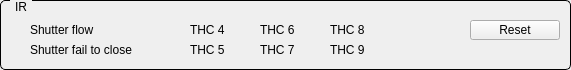
       <widget class="QGroupBox" name="titleGroupBox_11">
        <property name="geometry">
         <rect>
          <x>450</x>
          <y>60</y>
          <width>571</width>
          <height>70</height>
         </rect>
        </property>
        <property name="styleSheet">
         <string notr="true">QGroupBox {
    border: 1px solid black;
    border-radius: 5px;
    margin-top: 0.5em;
}

QGroupBox::title {
    subcontrol-origin: margin;
    left: 10px;
    padding: 0 3px 0 3px;
}</string>
        </property>
        <property name="title">
         <string>IR</string>
        </property>
        <widget class="QESimpleShape" name="qesimpleshape_19">
         <property name="geometry">
          <rect>
           <x>10</x>
           <y>20</y>
           <width>16</width>
           <height>20</height>
          </rect>
         </property>
         <property name="ledType">
          <enum>QSimpleShape::Error</enum>
         </property>
         <property name="colour0" stdset="0">
          <color>
           <red>60</red>
           <green>255</green>
           <blue>20</blue>
          </color>
         </property>
         <property name="colour2" stdset="0">
          <color>
           <red>240</red>
           <green>5</green>
           <blue>5</blue>
          </color>
         </property>
         <property name="variable" stdset="0">
          <string>D02C01-CO-FLS1:isInterlock</string>
         </property>
         <property name="variableSubstitutions" stdset="0">
          <string/>
         </property>
        </widget>
        <widget class="QLabel" name="label_21">
         <property name="geometry">
          <rect>
           <x>30</x>
           <y>20</y>
           <width>120</width>
           <height>20</height>
          </rect>
         </property>
         <property name="text">
          <string>Shutter flow</string>
         </property>
        </widget>
        <widget class="QESimpleShape" name="qesimpleshape_20">
         <property name="geometry">
          <rect>
           <x>10</x>
           <y>40</y>
           <width>16</width>
           <height>20</height>
          </rect>
         </property>
         <property name="ledType">
          <enum>QSimpleShape::Error</enum>
         </property>
         <property name="colour0" stdset="0">
          <color>
           <red>60</red>
           <green>255</green>
           <blue>20</blue>
          </color>
         </property>
         <property name="colour2" stdset="0">
          <color>
           <red>240</red>
           <green>5</green>
           <blue>5</blue>
          </color>
         </property>
         <property name="variable" stdset="0">
          <string>D02C01-VA-ABS:getFault</string>
         </property>
         <property name="variableSubstitutions" stdset="0">
          <string/>
         </property>
        </widget>
        <widget class="QLabel" name="label_23">
         <property name="geometry">
          <rect>
           <x>30</x>
           <y>40</y>
           <width>120</width>
           <height>20</height>
          </rect>
         </property>
         <property name="text">
          <string>Shutter fail to close</string>
         </property>
        </widget>
        <widget class="QLabel" name="label_22">
         <property name="geometry">
          <rect>
           <x>190</x>
           <y>20</y>
           <width>40</width>
           <height>20</height>
          </rect>
         </property>
         <property name="text">
          <string>THC 4</string>
         </property>
        </widget>
        <widget class="QLabel" name="label_24">
         <property name="geometry">
          <rect>
           <x>190</x>
           <y>40</y>
           <width>40</width>
           <height>20</height>
          </rect>
         </property>
         <property name="text">
          <string>THC 5</string>
         </property>
        </widget>
        <widget class="QESimpleShape" name="qesimpleshape_21">
         <property name="geometry">
          <rect>
           <x>170</x>
           <y>40</y>
           <width>16</width>
           <height>20</height>
          </rect>
         </property>
         <property name="ledType">
          <enum>QSimpleShape::Error</enum>
         </property>
         <property name="colour0" stdset="0">
          <color>
           <red>60</red>
           <green>255</green>
           <blue>20</blue>
          </color>
         </property>
         <property name="variable" stdset="0">
          <string>D02C01-OP-MIR1-THC5:isTemperatureInterlock</string>
         </property>
         <property name="variableSubstitutions" stdset="0">
          <string/>
         </property>
        </widget>
        <widget class="QESimpleShape" name="qesimpleshape_22">
         <property name="geometry">
          <rect>
           <x>170</x>
           <y>20</y>
           <width>16</width>
           <height>20</height>
          </rect>
         </property>
         <property name="ledType">
          <enum>QSimpleShape::Error</enum>
         </property>
         <property name="colour0" stdset="0">
          <color>
           <red>60</red>
           <green>255</green>
           <blue>20</blue>
          </color>
         </property>
         <property name="variable" stdset="0">
          <string>D02C01-OP-MIR1-THC4:isTemperatureInterlock</string>
         </property>
         <property name="variableSubstitutions" stdset="0">
          <string/>
         </property>
        </widget>
        <widget class="QLabel" name="label_25">
         <property name="geometry">
          <rect>
           <x>260</x>
           <y>40</y>
           <width>50</width>
           <height>20</height>
          </rect>
         </property>
         <property name="text">
          <string>THC 7</string>
         </property>
        </widget>
        <widget class="QESimpleShape" name="qesimpleshape_23">
         <property name="geometry">
          <rect>
           <x>240</x>
           <y>40</y>
           <width>16</width>
           <height>20</height>
          </rect>
         </property>
         <property name="ledType">
          <enum>QSimpleShape::Error</enum>
         </property>
         <property name="colour0" stdset="0">
          <color>
           <red>60</red>
           <green>255</green>
           <blue>20</blue>
          </color>
         </property>
         <property name="variable" stdset="0">
          <string>D02C01-OP-MIR1-THC7:isTemperatureInterlock</string>
         </property>
         <property name="variableSubstitutions" stdset="0">
          <string/>
         </property>
        </widget>
        <widget class="QLabel" name="label_26">
         <property name="geometry">
          <rect>
           <x>260</x>
           <y>20</y>
           <width>50</width>
           <height>20</height>
          </rect>
         </property>
         <property name="text">
          <string>THC 6</string>
         </property>
        </widget>
        <widget class="QESimpleShape" name="qesimpleshape_24">
         <property name="geometry">
          <rect>
           <x>240</x>
           <y>20</y>
           <width>16</width>
           <height>20</height>
          </rect>
         </property>
         <property name="ledType">
          <enum>QSimpleShape::Error</enum>
         </property>
         <property name="colour0" stdset="0">
          <color>
           <red>60</red>
           <green>255</green>
           <blue>20</blue>
          </color>
         </property>
         <property name="variable" stdset="0">
          <string>D02C01-OP-MIR1-THC6:isTemperatureInterlock</string>
         </property>
         <property name="variableSubstitutions" stdset="0">
          <string/>
         </property>
        </widget>
        <widget class="QLabel" name="label_27">
         <property name="geometry">
          <rect>
           <x>330</x>
           <y>40</y>
           <width>61</width>
           <height>20</height>
          </rect>
         </property>
         <property name="text">
          <string>THC 9</string>
         </property>
        </widget>
        <widget class="QESimpleShape" name="qesimpleshape_25">
         <property name="geometry">
          <rect>
           <x>310</x>
           <y>40</y>
           <width>16</width>
           <height>20</height>
          </rect>
         </property>
         <property name="ledType">
          <enum>QSimpleShape::Error</enum>
         </property>
         <property name="colour0" stdset="0">
          <color>
           <red>60</red>
           <green>255</green>
           <blue>20</blue>
          </color>
         </property>
         <property name="variable" stdset="0">
          <string>D02C01-OP-MIR1-THC9:isTemperatureInterlock</string>
         </property>
         <property name="variableSubstitutions" stdset="0">
          <string/>
         </property>
        </widget>
        <widget class="QLabel" name="label_32">
         <property name="geometry">
          <rect>
           <x>330</x>
           <y>20</y>
           <width>61</width>
           <height>20</height>
          </rect>
         </property>
         <property name="text">
          <string>THC 8</string>
         </property>
        </widget>
        <widget class="QESimpleShape" name="qesimpleshape_26">
         <property name="geometry">
          <rect>
           <x>310</x>
           <y>20</y>
           <width>16</width>
           <height>20</height>
          </rect>
         </property>
         <property name="ledType">
          <enum>QSimpleShape::Error</enum>
         </property>
         <property name="colour0" stdset="0">
          <color>
           <red>60</red>
           <green>255</green>
           <blue>20</blue>
          </color>
         </property>
         <property name="variable" stdset="0">
          <string>D02C01-OP-MIR1-THC8:isTemperatureInterlock</string>
         </property>
         <property name="variableSubstitutions" stdset="0">
          <string/>
         </property>
        </widget>
        <widget class="QPushButton" name="btnIRreset">
         <property name="geometry">
          <rect>
           <x>470</x>
           <y>20</y>
           <width>90</width>
           <height>20</height>
          </rect>
         </property>
         <property name="text">
          <string>Reset</string>
         </property>
        </widget>
       </widget>
